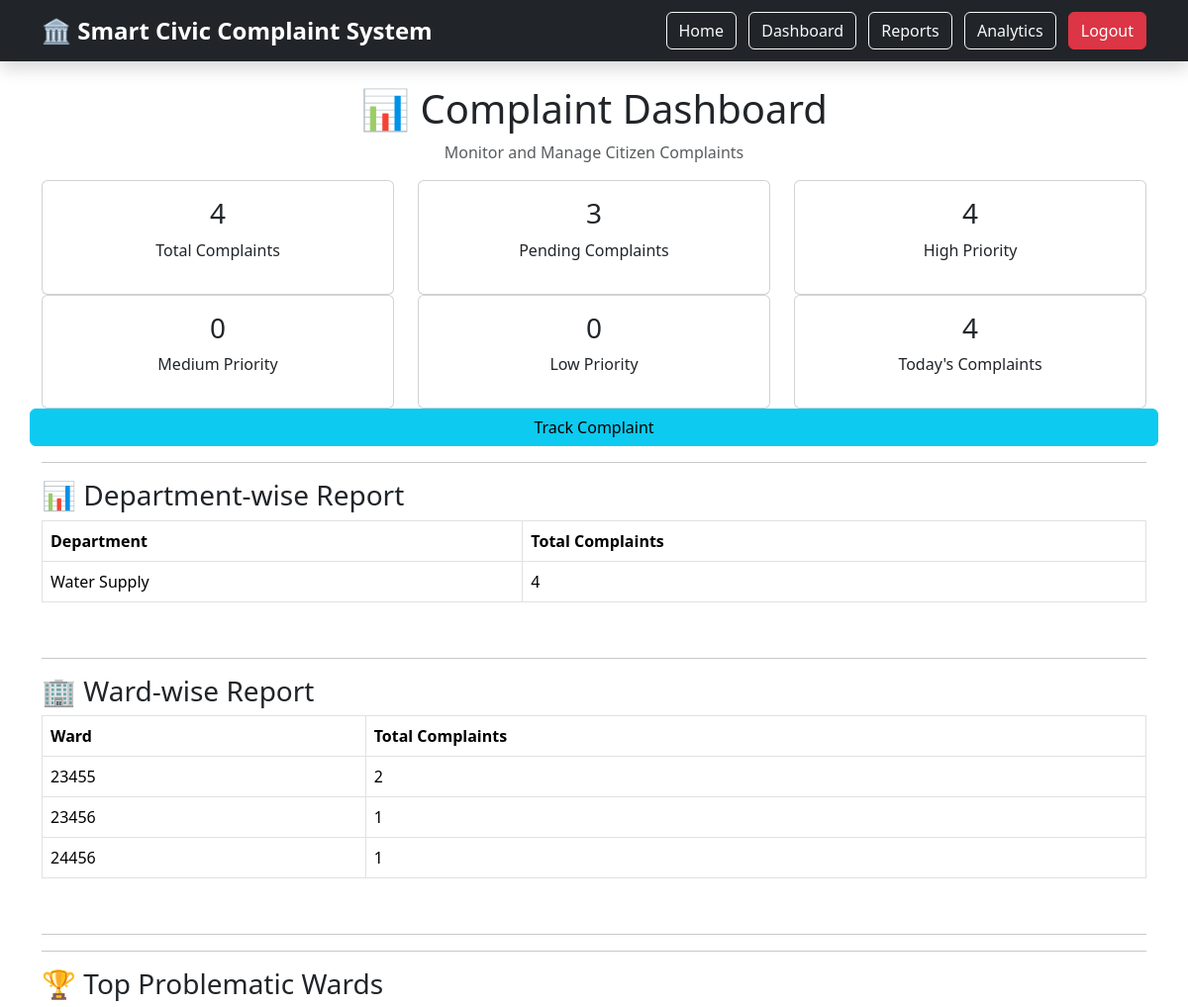
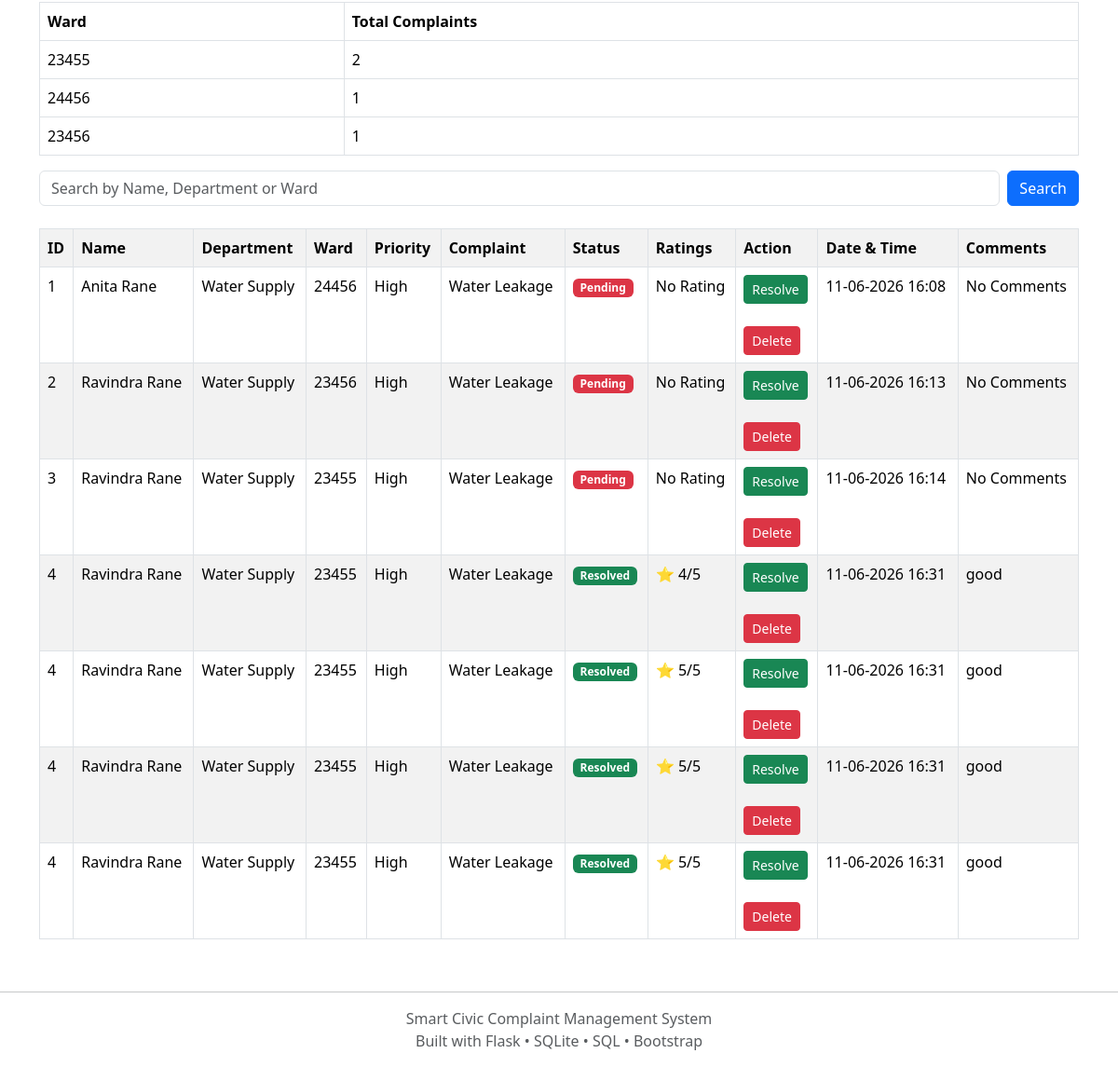
The page /dashboard (signed in) on the database its author committed (2 pictures, top to bottom).
### tables this page shows
CREATE TABLE complaints(
        id INTEGER PRIMARY KEY AUTOINCREMENT,
        user_id INTEGER,
        name TEXT,
        email TEXT,
        mobile TEXT,
        department TEXT,
        ward TEXT,
        priority TEXT,
        complaint TEXT,
        status TEXT DEFAULT 'Pending',
        created_at TEXT
    );

CREATE TABLE ratings(
        id INTEGER PRIMARY KEY AUTOINCREMENT,
        complaint_id INTEGER,
        rating INTEGER,
        comments TEXT
    );

### app.py (the view)
@app.route("/dashboard")
def dashboard():
    if session.get("admin") != True:
        return redirect("/admin_login")
    conn = sqlite3.connect("database.db")
    conn.row_factory = sqlite3.Row
    cursor = conn.cursor()
    cursor.execute("""
    SELECT complaints.*,
       ratings.rating,
       ratings.comments
   FROM complaints
   LEFT JOIN ratings
   ON complaints.id = ratings.complaint_id
   """)
    complaints = cursor.fetchall()
    cursor.execute("SELECT COUNT(*) FROM complaints")
    total = cursor.fetchone()[0]
    cursor.execute("SELECT COUNT(*) FROM complaints WHERE status='Pending'")
    pending = cursor.fetchone()[0]
    cursor.execute("SELECT COUNT(*) FROM complaints WHERE priority='High'")
    high = cursor.fetchone()[0]
    cursor.execute("SELECT COUNT(*) FROM complaints WHERE priority='Medium'")
    medium = cursor.fetchone()[0]
    cursor.execute("SELECT COUNT(*) FROM complaints WHERE priority='Low'")
    low = cursor.fetchone()[0]
    today = datetime.now().strftime("%d-%m-%Y")
    cursor.execute(
    "SELECT COUNT(*) FROM complaints WHERE created_at LIKE ?",
    (today + "%",)
)
    today_count = cursor.fetchone()[0]
    cursor.execute("""
     SELECT department, COUNT(*) as total
     FROM complaints
     GROUP BY department
    """)
    department_report = cursor.fetchall()
    cursor.execute("""
    SELECT ward, COUNT(*) as total
    FROM complaints
    GROUP BY ward
    """)
    ward_report = cursor.fetchall()
    cursor.execute("""
   SELECT ward, COUNT(*) as total
   FROM complaints
   GROUP BY ward
   ORDER BY total DESC
   LIMIT 5
   """)
    top_wards = cursor.fetchall()
    conn.close()
    return render_template(
        "dashboard.html",
        complaints=complaints,
        total=total,
        pending=pending,
        high=high,
        medium=medium,
        low=low,
        department_report=department_report,
        ward_report=  ward_report,
        today_count=today_count,
        top_wards=top_wards
    )

### templates/dashboard.html (shortened to what this page needs)
<!DOCTYPE html>
<html>
<head>
    <link href="https://cdn.jsdelivr.net/npm/bootstrap@5.3.3/dist/css/bootstrap.min.css" rel="stylesheet">
</head>
<body>
   <nav class="navbar navbar-expand-lg navbar-dark bg-dark shadow">
    <div class="container">
        <a class="navbar-brand fw-bold fs-4" href="/">
            🏛 Smart Civic Complaint System
        </a>
        <div class="ms-auto">
            <a href="/"
               class="btn btn-outline-light me-2">
               Home
            </a>
            <a href="/dashboard"
               class="btn btn-outline-light me-2">
               Dashboard
            </a>
            <a href="/reports"
               class="btn btn-outline-light me-2">
               Reports
            </a>
            <a href="/analytics"
               class="btn btn-outline-light me-2">
               Analytics
            </a>
            <a href="/logout"
               class="btn btn-danger">
               Logout
            </a>
        </div>
    </div>
</nav>
    <div class="container mt-4">
<h1 class="text-center mt-4">
    📊 Complaint Dashboard
</h1>
<p class="text-center text-muted">
    Monitor and Manage Citizen Complaints
</p>
<div class="row">
    <div class="col-md-4">
        <div class="card text-center">
            <div class="card-body">
                <h3>{{ total }}</h3>
                <p>Total Complaints</p>
            </div>
        </div>
    </div>
    <div class="col-md-4">
        <div class="card text-center">
            <div class="card-body">
                <h3>{{ pending }}</h3>
                <p>Pending Complaints</p>
            </div>
        </div>
    </div>
    <div class="col-md-4">
        <div class="card text-center">
            <div class="card-body">
                <h3>{{ high }}</h3>
                <p>High Priority</p>
            </div>
        </div>
    </div>
    <div class="col-md-4">
        <div class="card text-center">
            <div class="card-body">
                <h3>{{ medium }}</h3>
                <p>Medium Priority</p>
            </div>
        </div>
    </div>
    <div class="col-md-4">
        <div class="card text-center">
            <div class="card-body">
                <h3>{{ low }}</h3>
                <p>Low Priority</p>
            </div>
        </div>
    </div>
<div class="col-md-4">
    <div class="card text-center">
        <div class="card-body">
            <h3>{{ today_count }}</h3>
            <p>Today's Complaints</p>
        </div>
    </div>
</div>
<a href="/track"
class="btn btn-info">
Track Complaint
</a>
</div>
<hr>
<h3>📊 Department-wise Report</h3>
<table class="table table-bordered">
    <tr>
        <th>Department</th>
        <th>Total Complaints</th>
    </tr>
    {% for row in department_report %}
    <tr>
        <td>{{ row["department"] }}</td>
        <td>{{ row["total"] }}</td>
    </tr>
    {% endfor %}
</table>
<br>
<hr>
<h3>🏢 Ward-wise Report</h3>
<table class="table table-bordered">
    <tr>
        <th>Ward</th>
        <th>Total Complaints</th>
    </tr>
    {% for row in ward_report %}
    <tr>
        <td>{{ row["ward"] }}</td>
        <td>{{ row["total"] }}</td>
    </tr>
    {% endfor %}
</table>
<br>
<hr>
<hr>
<h3>🏆 Top Problematic Wards</h3>
<table class="table table-bordered">
<tr>
    <th>Ward</th>
    <th>Total Complaints</th>
</tr>
{% for ward in top_wards %}
<tr>
    <td>{{ ward["ward"] }}</td>
    <td>{{ ward["total"] }}</td>
</tr>
{% endfor %}
</table>
<form action="/search" class="d-flex">
    <input
        type="text"
        name="keyword"
        class="form-control"
        placeholder="Search by Name, Department or Ward">
    <input
        type="submit"
        value="Search"
        class="btn btn-primary ms-2">
</form>
<br>
<table class="table table-bordered table-striped">
    <tr>
        <th>ID</th>
        <th>Name</th>
        <th>Department</th>
        <th>Ward</th>
        <th>Priority</th>
        <th>Complaint</th>
        <th>Status</th>
        <th>Ratings</th>
        <th>Action</th>
        <th>Date & Time</th>
        <th>Comments</th>
    </tr>
    {% for complaint in complaints %}
    <tr>
        <td>{{ complaint["id"] }}</td>
        <td>{{ complaint["name"] }}</td>
        <td>{{ complaint["department"] }}</td>
        <td>{{ complaint["ward"] }}</td>
        <td>{{ complaint["priority"] }}</td>
        <td>{{ complaint["complaint"] }}</td>
       <td>
{% if complaint["status"] == "Pending" %}
<span class="badge bg-danger">
    Pending
</span>
{% else %}
<span class="badge bg-success">
    Resolved
</span>
{% endif %}
</td>
<td>
{% if complaint["rating"] %}
⭐ {{ complaint["rating"] }}/5
{% else %}
No Rating
{% endif %}
</td>
<td>
<a href="/resolve/{{ complaint['id'] }}"
class="btn btn-success btn-sm">
Resolve
</a>
<br><br>
<a href="/delete/{{ complaint['id'] }}"
class="btn btn-danger btn-sm">
Delete
</a>
</td>
<td>{{ complaint["created_at"] }}</td>
<td>
{% if complaint["comments"] %}
{{ complaint["comments"] }}
{% else %}
No Comments
{% endif %}
</td>
</tr>
{% endfor %}
</table>
<br>
</div>
<hr>
<p class="text-center text-muted">
    Smart Civic Complaint Management System
    <br>
    Built with Flask • SQLite • SQL • Bootstrap
</p>
</body>
</html>

### rows shown on the page
complaints: department "Water Supply", total "4"
complaints: id "1", name "Anita Rane", department "Water Supply", ward "24456", priority "High", complaint "Water Leakage", status "Pending", shows "No Rating", created_at "11-06-2026 16:08", shows "No Comments"
complaints: id "2", name "Ravindra Rane", department "Water Supply", ward "23456", priority "High", complaint "Water Leakage", status "Pending", shows "No Rating", created_at "11-06-2026 16:13", shows "No Comments"
complaints: id "3", name "Ravindra Rane", department "Water Supply", ward "23455", priority "High", complaint "Water Leakage", status "Pending", shows "No Rating", created_at "11-06-2026 16:14", shows "No Comments"
ratings: id "4", name "Ravindra Rane", department "Water Supply", ward "23455", priority "High", complaint "Water Leakage", shows "Resolved", rating "4", created_at "11-06-2026 16:31", comments "good"
ratings: id "4", name "Ravindra Rane", department "Water Supply", ward "23455", priority "High", complaint "Water Leakage", shows "Resolved", rating "5", created_at "11-06-2026 16:31", comments "good"
ratings: id "4", name "Ravindra Rane", department "Water Supply", ward "23455", priority "High", complaint "Water Leakage", shows "Resolved", rating "5", created_at "11-06-2026 16:31", comments "good"
ratings: id "4", name "Ravindra Rane", department "Water Supply", ward "23455", priority "High", complaint "Water Leakage", shows "Resolved", rating "5", created_at "11-06-2026 16:31", comments "good"

### other values the page prints
{{ total }} "4"
{{ pending }} "3"
{{ high }} "4"
{{ medium }} "0"
{{ low }} "0"
{{ today_count }} "4"
{{ row["ward"] }} "23455" "23456" "24456"
{{ row["total"] }} "2" "1" "1"
{{ ward["ward"] }} "23455" "24456" "23456"
{{ ward["total"] }} "2" "1" "1"
